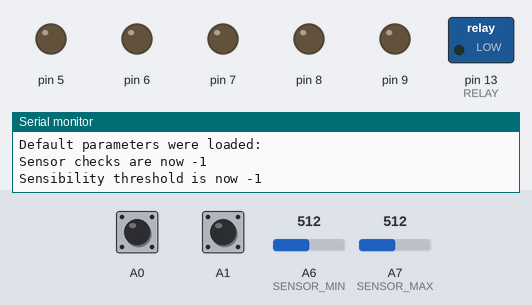
The sketch below on a simulated Arduino Nano, built with avr-gcc and run on an emulated ATmega328P. On the bench: switched loads named in the sketch (green lamp = pin HIGH), output pins drawn as LEDs (lit = HIGH), the last lines printed to the serial monitor. The test bench sets the inputs (shaded band); at power-on: A0 HIGH, A1 HIGH, A6 (SENSOR_MIN) = 512, A7 (SENSOR_MAX) = 512.

Above: at 1.8 s.
1.9 s: A0 pulled LOW for 1 s
At 3.9 s:
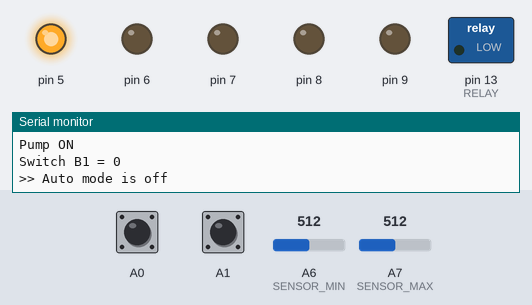
5.9 s: A1 pulled LOW for 0.15 s
At 6.5 s:
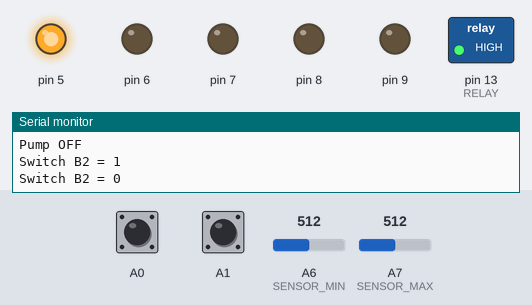
7.5 s: A0 pulled LOW for 0.15 s
At 7.61 s:
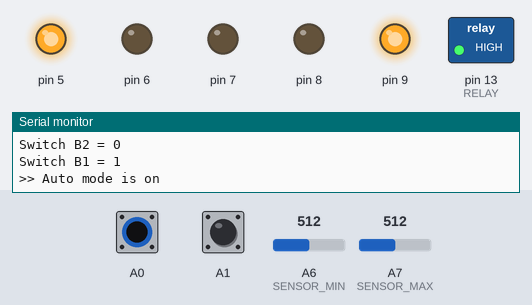
9.2 s: A1 pulled LOW for 3.2 s
At 10.7 s:
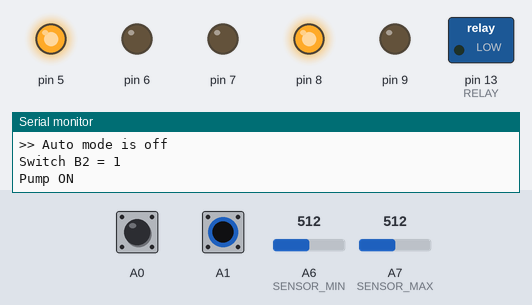
Timing chart, 0 to 15.7 s (numbered marks = the images above; inputs shaded):
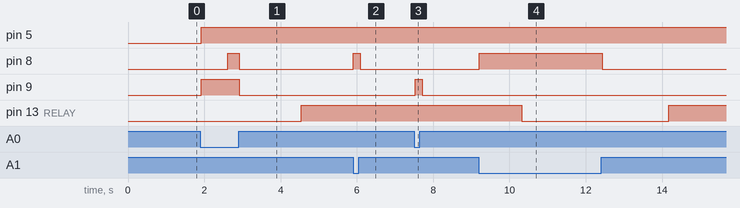

Measured:
- after the input at 1.9 s, pin 5: LOW → HIGH at once; pin 8: LOW → HIGH after 0.71 s, → LOW 0.31 s later; pin 9: LOW → HIGH at once, → LOW 1.0 s later; pin 13 (RELAY): LOW → HIGH after 2.6 s
- after the input at 5.9 s, pin 8: LOW → HIGH at once, → LOW 0.19 s later
- after the input at 7.5 s, pin 9: LOW → HIGH at once, → LOW 0.19 s later
- after the input at 9.2 s, pin 8: LOW → HIGH at once, → LOW 3.2 s later; pin 13 (RELAY): HIGH → LOW after 1.1 s, → HIGH 3.9 s later

The sketch:

Controller.ino
```cpp
#include "0-Params.hpp"
#include "1-Core.hpp"
#include "2-Serial.hpp"

SerialHandler USB;
ControllerCore Core;

void setup() {                            // Esta es la rutina estándar que se ejecuta cuando se reinicia el Arduino, es OBLIGATORIA.
  USB.init();                             // Llama a la función que inicia el puerto serial de transmisión de datos,
  Core.init();
  USB.serialWelcome();                    // Si el puerto está habilitado, envía el menú de configuración a la consola serial.
}

void loop() {                             // Una vez terminada la rutina "setup()", se ejecuta "loop()" indefinidamente hasta que se apague el Arduino.
  if (USB.available()){
    USB.serialWatchDog();                 // Rutina que controla si se ha enviado algo al puerto serial.
    Core.updateSerial(USB);               // Si se ha enviado petición de cambio de algún parámetro, cursa su actualización y guardado en tarjeta SD.
  }
  Core.updateStatus();                    // Dependiendo del estado del botón Auto/Manual, ejecuta la función principal de un modo distinto.
  delay(LOOP_DELAY);                      // Una pausa de DELAY_LOOP milisegundos para que no haga tantos bucles y gaste menos energía.
}
```

0-Params.hpp
```cpp
#ifndef PARAMETERS_H
#define PARAMETERS_H

#include "Debug.hpp"

// EEPROM PATHS - Direcciones de memoria donde se guardan los parámetros para que cada vez que se inicie el Arduino se carguen
#define MEM_CHECKS 0                                              // int
#define MEM_LIMIT MEM_CHECKS + sizeof(int)                        // int

// Parámetros del programa
#define BAUDRATE        9600
#define CORE_LOOPS      30
#define LOOP_DELAY      50
#define LED_BLINK       750
#define READ_DELAY      20                  // Microsegundos entre lecturas consecutivas, para mitigar ruido.
#define TIMER_SEC       19                  // Loops de timer para un segundo, estimados con déficit.

// Pines
#define SENSOR_MIN      A6
#define SENSOR_MAX      A7
#define SWITCH_COUNT    2
#define SWITCH_PINS     A0,A1               // En orden: AUTO (B1), MANUAL (B2), DEBUG (B3)
#define RELAY           13
#define LED_COUNT       5
#define LED_PINS        5,6,7,8,9           // En orden: NIVEL BAJO (L1), NIVEL MEDIO (L2), NIVEL ALTO (L3), MANUAL (L4), AUTO (L5)
#define RELAY_ON        LOW
#define RELAY_OFF       HIGH

// Quedan libres 3, 10, A3

//Parámetros por defecto
#define DEF_CHECKS      20
#define DEF_LIMIT       1000

#endif
```

1-Core.cpp
```cpp
#include "1-Core.hpp"

void ControllerCore::init() { // Activación de los pines I/O, definiendo si son de entrada (sensores) o salida (actuadores), e iniciando apagados.
  Switches.init();
  WaterLS.init();
  Pump.init();
  LEDs.init();
}

void ControllerCore::updateStatus() {
  Switches.updateSwitches();
  pumpCore();
  LEDs.updateLEDs(Switches, WaterLS, Pump);
}

void ControllerCore::updateSerial(SerialHandler &USB) {
  int newChecks = USB.getNewChecks();
  int newLimit = USB.getNewLimit();
  if (newChecks != WaterLS.getSensorChecks()){
    Switches.setSensorChecks(newChecks);
    WaterLS.setSensorChecks(newChecks);
    EEPROM.put(MEM_CHECKS, newChecks);
    Sprint("Sensor checks are now ");
    Serial.println(newChecks);
  }
  if (newLimit != WaterLS.getSensorLimit()){
    WaterLS.setSensorLimit(newLimit);
    EEPROM.put(MEM_LIMIT, newLimit);
    Sprint("Sensibility threshold is now ");
    Serial.println(newLimit);
  }
}

void ControllerCore::pumpCore() {
  static int coreLoop;                                            // Variables estáticas, cada vez que se ejecuta esta función se mantiene el valor anterior.
  if (coreLoop == CORE_LOOPS) {                                   // Igual que en "checkSwitchMode()" esta rutina se ejecuta sólo cada CORE_LOOP ciclos.
    coreLoop = 0;
    if (Switches.getSwitch(1)){                                   //Modo de control según el botón B1: 1 = Auto; 0 = Manual.
      WaterLS.updateWaterLevel();                                 // Llamada a la función que obtiene el estado del depósito de agua.
      if (WaterLS.getWaterLevel() == underMin && !Pump.getPump()) Pump.pumpON(LEDs);      // Si el depósito está vacío Y la bomba no está ya encendida, la enciende.
      else if (WaterLS.getWaterLevel() == overMax && Pump.getPump()) Pump.pumpOFF(LEDs);  // Si el depósio está lleno Y la bomba no se ha apagado ya, la apaga.
    }
    else if (Switches.getSwitch(2) && !Pump.getPump()) Pump.pumpON(LEDs);   // Si el botón está en  "ENCENDIDO" y la bomba no está ya encendida, la enciende.
    else if (!Switches.getSwitch(2) && Pump.getPump()) Pump.pumpOFF(LEDs);  // Si el botón está en la posición "APAGADO" y la bomba sigue encendida, la apaga.
  }
  else coreLoop++;
}
```

1-Core.hpp
```cpp
#ifndef CONTROLLER_STATUS_H
#define CONTROLLER_STATUS_H

#include <EEPROM.h>
#include "0-Params.hpp"
#include "2-Serial.hpp"
#include "4-Sensors.hpp"
#include "5-Actuators.hpp"

class ControllerCore {
  public:
    ControllerCore() {}
    void init();
    void updateStatus();
    void updateSerial(SerialHandler &USB);

  private:
    SwitchesClass Switches;
    WaterLevelSensor WaterLS;
    LEDsClass LEDs;
    PumpClass Pump;
    void pumpCore();
};

#endif
```

2-Serial.cpp
```cpp
#include "2-Serial.hpp"

void SerialHandler::init() {
  Serial.begin(BAUDRATE);                               // Activación del puerto
  delay(500);                                           // Pausa para que se establezca la conexión
  if(serial_ = Serial) Sprintln("Device started!");     // Si no detecta a nadie escuchando, desactiva el puerto y omite las funciones de serial que más consuman
}

void SerialHandler::serialWelcome(){
  if (serial_) {
    commands();
  } else Serial.end();
  Sprintln("Default parameters were loaded:");
  EEPROM.get(MEM_CHECKS, newChecks_);
  EEPROM.get(MEM_LIMIT, newLimit_);
}

void SerialHandler::commands(){
  Sprintln("Send a command anytime:");
  Sprintln("   checks: number of signal stability checks");
  Sprintln("   limit: min threshold for sensor validation");
}

void SerialHandler::serialWatchDog(){   // Función que permite actualizar los parámetros de los sensores
  if (Serial.available()){                              // Si hemos enviado algo, significa que queremos cabiar algún parámetro
    String command = Serial.readString();
    Sprint("\n");
    if (command.equals("checks")) updateChecks();
    else if (command.equals("limit")) updateLimits();
    else {
      Sprint("Error, command \"");
      Serial.print(command);
      Sprintln("\" not available!");
      commands();
    }
  }
}

void SerialHandler::updateChecks(){
  int tempParam;
  Sprintln("Send number of reads to make valid");
  do {} while (!Serial.available());
  tempParam = Serial.parseInt();
  if (tempParam > 0) newChecks_ = tempParam;
  else Sprintln("Parameter received not valid, update aborted");
}

void SerialHandler::updateLimits(){
  int tempParam;
  Sprintln("Send sensitivity threshold (0,1024)");
  do {} while (!Serial.available());
  tempParam = Serial.parseInt();
  if (tempParam > 0 && tempParam < 1025) newLimit_ = tempParam;
  else Sprintln("Parameter received not valid, update aborted");
}
```

2-Serial.hpp
```cpp
#ifndef SERIAL_HANDLER_H
#define SERIAL_HANDLER_H

#include <EEPROM.h>
#include "0-Params.hpp"

class SerialHandler {
  public:
    SerialHandler() {}
    void init();
    bool available() {return serial_;}    // Guarda si está disponible y habilitado el puerto serial para transmisión de datos. Enviará mensajes.
    void serialWelcome();
    void serialWatchDog();
    int getNewChecks() {return newChecks_;}
    int getNewLimit() {return newLimit_;}

  private:
    bool serial_;
    int newChecks_;
    int newLimit_;
    void commands();
    void updateChecks();
    void updateLimits();
};

#endif
```

4-Sensors.cpp
```cpp
#include "4-Sensors.hpp"

// SENSOR CLASS **********************************************************************************************************************************

bool Sensor::sensorUpdate(uint8_t pin, byte control, int limit) {
  byte valido = 0;
  for (byte i = 0; i < control; i++) {              // Hace "control" lecturas para asegurarse de que no hay falsas señales.
    if (analogRead(pin) >= limit) valido++;         // Si la señal en "pin" es mayor o igual que "limit", anota la lectura como válida.
    delayMicroseconds(READ_DELAY);                  // Deja un intervalo de tiempo entre lecturas para que la señal se estabilice.
  }
  if (valido == control) return true;               // Si todas las lecturas han dado el mismo resultado satisfactorio,
  else return false;                                // entonces confirma que la lectura es AFIRMATIVO (sin sentido físico).
}

bool Sensor::sensorUpdate(uint8_t pin, byte control) {
  byte valido = 0;
  for (byte i = 0; i < control; i++) {
    if (digitalRead(pin) == HIGH) valido++;         // Si la señal digital es "HIGH", anota la lectura como válida.
    delayMicroseconds(READ_DELAY);
  }
  if (valido == control) return true;
  else return false;
}

// SWITCHES CLASS ******************************************************************************************************************************

void SwitchesClass::init() {
  for (byte i = 0; i < SWITCH_COUNT; i++) pinMode(switchPins_[i], INPUT_PULLUP);
  // Para los interruptores, los pines tendrán 2 posibles estados: +5V o flotante, y éste se fuerza a un estado conocido con el modo INPUT_PULLUP.
}

void SwitchesClass::updateSwitches() {
  static bool switchesPrev[SWITCH_COUNT] = {0, 0};
  for (byte i = 0; i < SWITCH_COUNT; i++) {
    switchesPrev[i] = switches_[i];
    switches_[i] = !sensorUpdate(switchPins_[i], sensorChecks_);
    if (switchesPrev[i] != switches_[i]) {
      Sprint("Switch B");
      Serial.print(i + 1);
      Sprint(" = ");
      Serial.println(switches_[i]);
      if (i == 0 && switches_[i] == 1) Sprintln(">> Auto mode is on");
      else if (i == 0 && switches_[i] == 0) Sprintln(">> Auto mode is off");
    }
  }
}

// WATER LEVEL SENSOR CLASS *******************************************************************************************************************

void WaterLevelSensor::init() {
  pinMode(SENSOR_MIN, INPUT);
  pinMode(SENSOR_MAX, INPUT);
}

void WaterLevelSensor::updateWaterLevel() {         // Función que asigna a la variable waterLevel el estado del depósito.
  bool sensorMin = !sensorUpdate(SENSOR_MIN, sensorChecks_, sensorLimit_);
  bool sensorMax = !sensorUpdate(SENSOR_MAX, sensorChecks_, sensorLimit_);
  level prevLevel = waterLevel_;
  if (sensorMax) {
    waterLevel_ = overMax;
    if (waterLevel_ != prevLevel) Sprintln("OVER MAX");
  } else if (sensorMin) {                           // En caso contrario, si la función "getSensorMin()" da positivo,
    waterLevel_ = midLevel;                         // el agua está por encima del sensor inferior, pero por debajo del superior: está a media altura.
    if (waterLevel_ != prevLevel) Sprintln("MIDDLE LEVEL");
  } else {                                          // Si no es ninguno de los casos anteriores, no queda más remedio que el bidón esté vacío y haya que rellenarlo.
    waterLevel_ = underMin;
    if (waterLevel_ != prevLevel) Sprintln("UNDER MIN");
  }
}
```

4-Sensors.hpp
```cpp
#ifndef SENSORS_H
#define SENSORS_H

#include "0-Params.hpp"
#include "2-Serial.hpp"

typedef enum Level {underMin = 0, midLevel = 1, overMax = 2} level;     // Definición de tipos de estado posibles para el nivel de agua.

class Sensor {
  public:
    Sensor() {}
    virtual void init() = 0;
    int getSensorChecks() {return sensorChecks_;}
    void setSensorChecks(int newChecks) {sensorChecks_ = newChecks;}
    int getSensorLimit() {return sensorLimit_;}
    void setSensorLimit(int newLimit) {sensorLimit_ = newLimit;}


  protected:
    int sensorChecks_;
    int sensorLimit_;
    bool sensorUpdate(uint8_t pin, byte control, int limit);  // Función que toma lecturas y hace las comparaciones, en modo analógico.
    bool sensorUpdate(uint8_t pin, byte control);             // Función que toma lecturas y hace las comparaciones, en modo digital.
};

class SwitchesClass : public Sensor {
  public:
    SwitchesClass() {}
    void init();
    void updateSwitches();
    bool getSwitch(int switchID) {return switches_[switchID - 1];}

  private:
    const uint8_t switchPins_[SWITCH_COUNT] = {SWITCH_PINS};
    bool switches_[SWITCH_COUNT];
};

class WaterLevelSensor : public Sensor {
  public:
    WaterLevelSensor() {}
    void init();
    void updateWaterLevel();
    level getWaterLevel() {return waterLevel_;}

  private:
    level waterLevel_;                      // Variable de tipo level que guarda el estado actual del nivel de agua en el depósito.
};

#endif
```

5-Actuators.cpp
```cpp
#include "5-Actuators.hpp"

// LEDs CLASS ******************************************************************************************************************************

void LEDsClass::init(){
  for (int i = 0; i < LED_COUNT; i++) {
    pinMode(LEDpins_[i], OUTPUT);
    digitalWrite(LEDpins_[i], LOW);
  }
}

void LEDsClass::updateLEDs(SwitchesClass &Switches, WaterLevelSensor &WaterLS, PumpClass &Pump) {
  if (Switches.getSwitch(1)) {
    for (byte i = 0; i < 3; i++) {
      digitalWrite(LEDpins_[4], HIGH);
      digitalWrite(LEDpins_[i], i == WaterLS.getWaterLevel());
    }
    if (Pump.getPump()) LEDblink(LEDpins_[3]);
    else digitalWrite(LEDpins_[3], LOW);
  }
  else {
    digitalWrite(LEDpins_[4], LOW);
    if (Switches.getSwitch(2)) digitalWrite(LEDpins_[3], HIGH);
    else digitalWrite(LEDpins_[3], LOW);
  }
}

void LEDsClass::LEDblink(uint8_t LEDpin){
  static unsigned long prevTime = 0;
  unsigned int diff = millis() - prevTime;
  if (diff > LED_BLINK) {
    digitalWrite(LEDpin, !digitalRead(LEDpin));
    prevTime += diff;
  }
}

// PUMP CLASS ******************************************************************************************************************************

void PumpClass::init(){
  pinMode(RELAY, OUTPUT);
  digitalWrite(RELAY, LOW);
}

void PumpClass::pumpON(LEDsClass &LEDs){     // Función de encendido de la bomba.
  digitalWrite(RELAY, RELAY_ON);             // Pone el relé en la posición de activado (configurar en Parameters.hpp
  pumpStatus_ = true;                        // Guarda en la variable el nuevo estado de la bomba.
  Sprintln("Pump ON");                       // Si el puerto serial está habilitado, envía un mensaje informativo.
  LEDs.setLED(4, blinky);
}

void PumpClass::pumpOFF(LEDsClass &LEDs){    // Mismo algoritmo que "pumON()", pero a la inversa.
  digitalWrite(RELAY, RELAY_OFF);
  pumpStatus_ = false;
  Sprintln("Pump OFF");
  LEDs.setLED(4, off);
}
```

5-Actuators.hpp
```cpp
#ifndef ACTUATORS_H
#define ACTUATORS_H

#include "0-Params.hpp"
#include "4-Sensors.hpp"

typedef enum LedState {off = 0, on = 1, blinky = 2} LEDstate;           // Definición de tipos de estado posibles para un LED.

class PumpClass;

class LEDsClass{
  public:
    LEDsClass() {for (byte i = 0; i < LED_COUNT; i++) LEDs_[i] = off;}
    void init();
    void setLED(int i, LEDstate newLEDstate) {LEDs_[i - 1] = newLEDstate;}
    void updateLEDs(SwitchesClass &Switches, WaterLevelSensor &WaterLS, PumpClass &Pump);

  private:
    const uint8_t LEDpins_[LED_COUNT] = {LED_PINS};
    LEDstate LEDs_[LED_COUNT];
    void LEDblink(uint8_t pin);
};

class PumpClass{
  public:
    PumpClass() {pumpStatus_ = 0;}
    void init();
    bool getPump() {return pumpStatus_;}
    void pumpON(LEDsClass &LEDs);
    void pumpOFF(LEDsClass &LEDs);

  private:
    bool pumpStatus_;                       // Guarda el estado actual de la bomba de llenado.
};

#endif
```

Debug.hpp
```cpp
// Debugging tools made by OGL and MMC

#ifndef _DEBUG_H
#define _DEBUG_H

#include <Arduino.h>

#ifdef Arduino_h
  #define Sprint(x)       (Serial.print(F(x)))      //Usar solo para cadenas de caracteres ESTÁTICAS Y NO VACÍAS
  #define Sprintln(x)     (Serial.println(F(x)))
#endif

#undef DEBUG(x)
#define DEBUG(x) Serial.println(String(#x) + " = " + String(x))
/* Prints to serial the name and value of the given variable.
 * Example:
 *   [...]
 *   int a = 45;
 *   [...]
 *   DEBUG(a);
 *   [...]
 *
 * >> Serial Monitor: a = 45
*/

#undef DEBUGLIN
#define DEBUGLIN Serial.println("Code executed line #" + String(__LINE__)) + " in file \"" + String(__FILE__) + "\"")
/* Prints to serial the line number and filename in which the macro is placed.
 * Example:
 *   [...]
 *   DEBUGLIN;
 *   [...]
 *
 * >> Serial monitor: Code executed line #35 in file "debug.h"
*/

#undef DEBUGBRK
#define DEBUGBRK { Serial.println("Code reached line #" + String(__LINE__)) + " in file \"" + String(__FILE__) + "\" and stopped."); delay(10); exit(0) }
/*  Same as DEBUGLIN but stopping execution of code. Interruptions remain serviceable.
 *  Example:
 *    [...]
 *    DEBUGBRK;
 *    [...]
 *
 *  >> Serial Monitor: Code reached line #45 in file "debug.h" and stopped.
 */

#undef DEBUGFCN
#define DEBUGFCN Serial.println("Code execution is in function \"" + String(__FUNCTION__)) + "\" in file \"" + String(__FILE__) + "\"")
/* Same as DEBUGLIN but printing function instead of line
 * Example:
 *   void func(){
 *     [...]
 *     DEBUGFCN;
 *     [...]
 *   }
 * >> Serial monitor: Code execution is in function "func" in file "debug.h"
*/

#endif // _DEBUG_H
```
